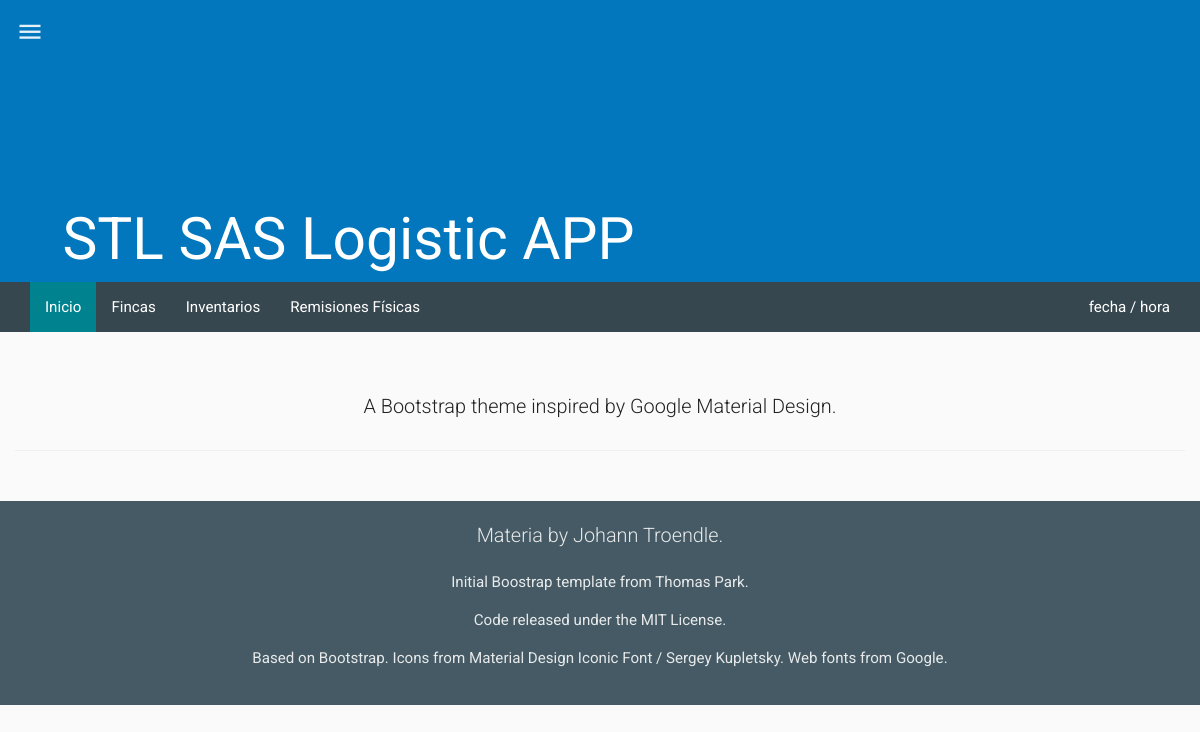
/mods/panel/panel.php (signed in), run on the app's committed database.
### tables this page shows
CREATE TABLE IF NOT EXISTS `tbl_modulos` (
  `mo_id` int(11) NOT NULL,
  `mo_nombre` varchar(30) NOT NULL,
  `mo_ruta` varchar(60) NOT NULL,
  `mo_descripcion` varchar(180) NOT NULL,
  `mo_timestamp` timestamp NOT NULL DEFAULT CURRENT_TIMESTAMP ON UPDATE CURRENT_TIMESTAMP,
  `mo_created` int(11) NOT NULL,
  `mo_estado` int(11) NOT NULL
);

### php/app_menu.php (the view, shortened to what this page needs)
<?php
class app_menu{
  function build_menu(){
    $rt = new route();
    if(isset($_SESSION["ses_id"])){
      $qry='SELECT * FROM tbl_modulos AS M
            INNER JOIN tbl_usuarios AS U
            INNER JOIN tbl_permisos AS P
            INNER JOIN tbl_per_x_usu AS PxU
            INNER JOIN tbl_permisos_x_modulo AS PxM
            WHERE M.mo_id = PxM.pxm_mo_id
            AND PxM.pxm_pe_id = P.pe_id
            AND P.pe_id = PxU.pxu_pe_id
            AND PxU.pxu_us_id = U.us_id
            AND U.us_id = '.$_SESSION["ses_id"];
      $res = mysql_query($qry);
      $menuitem =" ";
      $script ="<script>$(document).ready(function(){";
      while($row_res = mysql_fetch_assoc($res)) {
        $menuitem.='<li><a href="#" id="'.$row_res['mo_nombre'].'" class="">'.$row_res['mo_descripcion'].'</a></li>';
        $script.='$("#'.$row_res['mo_nombre'].'").on("click", function(){$(location).attr("href","'.$row_res['mo_ruta'].'"); });';
      }
      $script.='});</script>';
    }
    else{$rt->routing($rt->path("login"));}
    $html='
            <nav class="navbar navbar-inverse">
              <div class="container-fluid">
                <div class="navbar-header">
                  <button type="button" class="navbar-toggle collapsed" data-toggle="collapse" data-target="#bs-example-navbar-collapse-2">
                    <span class="sr-only">Toggle navigation</span>
                    <span class="icon-bar"></span>
                    <span class="icon-bar"></span>
                    <span class="icon-bar"></span>
                  </button>
                </div>
                <div class="collapse navbar-collapse" id="bs-example-navbar-collapse-2">
                  <ul class="nav navbar-nav">
                  '.$menuitem.'
                  </ul>
                  <ul class="nav navbar-nav navbar-right">
                    <li><a href="#" class="">fecha / hora</a></li>
                  </ul>
                </div>
              </div>
            </nav>
    ';
    return $script.$html;
  }
}
?>

### mods/panel/panel.php (style rules this page uses)
html, body { height: 100%; width: 100%; }

### data on the page
tbl_modulos: mo_descripcion "Inicio"
tbl_modulos: mo_descripcion "Fincas"
tbl_modulos: mo_descripcion "Inventarios"
tbl_modulos: mo_descripcion "Remisiones Físicas"
